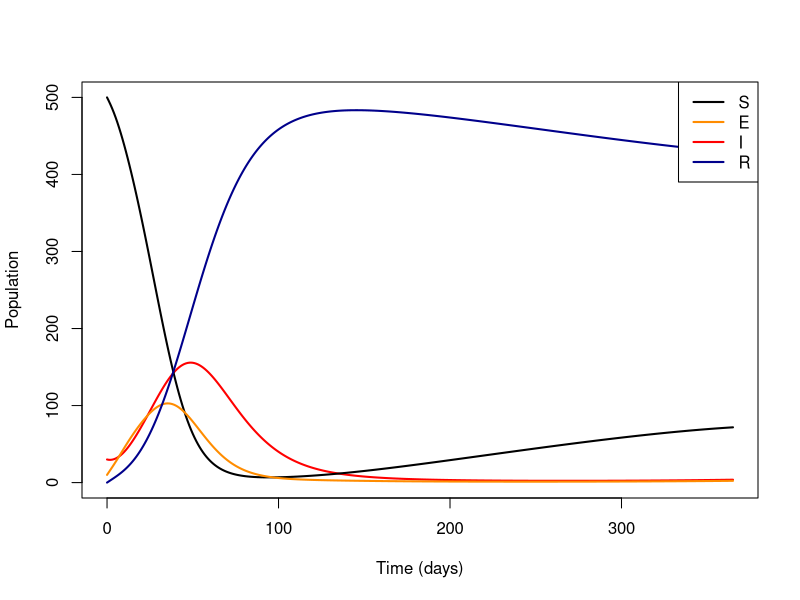
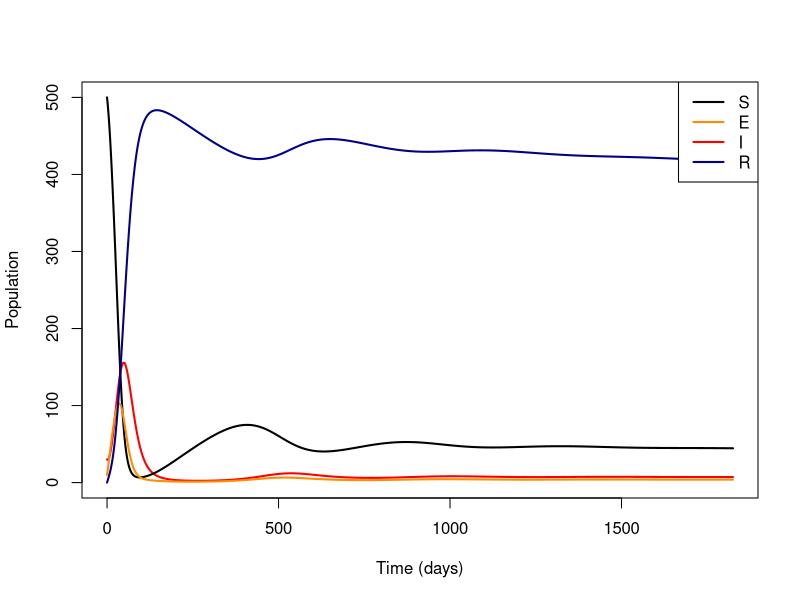
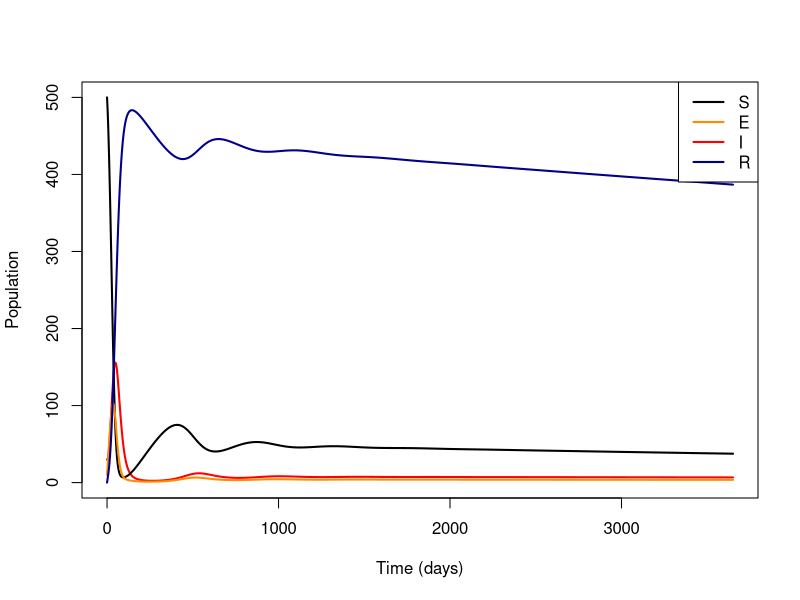

The R script that drew these images, in order:
##############################################################
# Logistic Malaria SEIR-SEI Model: 1yr, 5yr, 10yr runs
##############################################################

library(deSolve)
library(pracma)

# -----------------------------
# Logistic SEIR-SEI Model
# -----------------------------
diff_HV_logistic <- function(t, pop, para){
  Sh <- pop[1]; Eh <- pop[2]; Ih <- pop[3]; Rh <- pop[4]; Ddh <- pop[5]; Dmh <- pop[6]
  Sv <- pop[7]; Ev <- pop[8]; Iv <- pop[9]; Dv <- pop[10]
  
  Nh <- Sh + Eh + Ih + Rh
  Nv <- Sv + Ev + Iv
  
  lambda_h <- para$f_h * para$alpha * para$p_h * Iv / Nh
  lambda_v <- para$f_h * para$alpha * para$p_v * Ih / Nh
  
  # Human dynamics
  dSh <- para$b_h * Nh - lambda_h * Sh + para$omega * Rh - para$mu_h * Sh
  dEh <- lambda_h * Sh - para$sigma_h * Eh - para$mu_h * Eh
  dIh <- para$sigma_h * Eh - para$gamma * Ih - (para$mu_h + para$d) * Ih
  dRh <- para$gamma * Ih - para$omega * Rh - para$mu_h * Rh
  dDdh <- para$d * Ih
  dDmh <- para$mu_h * (Sh + Eh + Ih + Rh)
  
  # Logistic mosquito birth
  logistic_birth <- para$b_v * Nv * (1 - Nv / para$K_v)
  
  dSv <- logistic_birth - lambda_v * Sv - para$mu_v * Sv
  dEv <- lambda_v * Sv - para$sigma_v * Ev - para$mu_v * Ev
  dIv <- para$sigma_v * Ev - para$mu_v * Iv
  dDv <- para$mu_v * (Sv + Ev + Iv)
  
  return(list(c(dSh, dEh, dIh, dRh, dDdh, dDmh, dSv, dEv, dIv, dDv)))
}

# ODE Solver
ODE_model_logistic <- function(para, ICs, maxtime){
  t_seq <- seq(0, maxtime, by = 1)
  result <- ode(y = ICs, times = t_seq, func = diff_HV_logistic, parms = para, method = "ode45")
  return(as.data.frame(result))
}

# -----------------------------
# Parameter Setup
# -----------------------------
para <- list(
  b_h = 1.1e-5, b_v = 0.25, f_h = 0.6, alpha = 0.8,
  p_h = 0.2, p_v = 0.5, sigma_h = 1/10, sigma_v = 1/15,
  gamma = 1/20, omega = 0.0009, d = 0.003,
  mu_h = 1.1e-5, mu_v = 0.1,
  K_v = 5000
)

# Initial Conditions
ICs <- c(
  Sh = 500, Eh = 10, Ih = 30, Rh = 0,
  Ddh = 0, Dmh = 0,
  Sv = 4000, Ev = 100, Iv = 50, Dv = 0
)

# Timeframes to run
time_spans <- list("1yr" = 365, "5yr" = 1825, "10yr" = 3650)

# -----------------------------
# Loop through durations
# -----------------------------
for (label in names(time_spans)) {
  
  maxtime <- time_spans[[label]]
  cat("\n------ Running Logistic Model:", label, "------\n")
  
  # Run model
  Classes <- ODE_model_logistic(para, ICs, maxtime)
  
  # Plot
  pdf(paste0("RFigs/logistic_nocontrol_", label, ".pdf"), width = 7, height = 6)
  plot(Classes$time, Classes$Ih, type = "l", col = "red", xlab = "Time (days)", ylab = "Population", 
       ylim = c(0, 500), xlim = c(0, maxtime), lwd = 2)
  lines(Classes$time, Classes$Sh, col = "black", lwd = 2)
  lines(Classes$time, Classes$Eh, col = "darkorange", lwd = 2)
  lines(Classes$time, Classes$Rh, col = "darkblue", lwd = 2)
  
  legend("topright", legend = c("S", "E", "I", "R"), col = c("black", "darkorange", "red", "darkblue"), lty = 1, lwd = 2)
  dev.off()
  
  # Output stats
  total_deaths <- round(tail(Classes$Ddh, 1))
  peak_index <- which.max(Classes$Ih)
  peak_time <- Classes$time[peak_index]
  peak_value <- round(Classes$Ih[peak_index])
  
  cat(paste("Total deaths after", label, ":", total_deaths, "\n"))
  cat(paste("Peak infection on day:", peak_time, "\n"))
  cat(paste("Peak number of infected individuals:", peak_value, "\n"))
}
